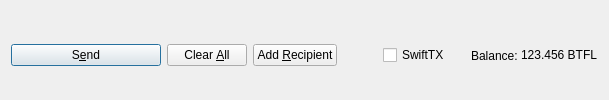
         <widget class="QFrame" name="frame_Send">
          <layout class="QHBoxLayout" name="horizontalLayout">
           <property name="bottomMargin">
            <number>0</number>
           </property>
           <item>
            <widget class="QPushButton" name="sendButton">
             <property name="minimumSize">
              <size>
               <width>150</width>
               <height>0</height>
              </size>
             </property>
             <property name="toolTip">
              <string>Confirm the send action</string>
             </property>
             <property name="text">
              <string>S&amp;end</string>
             </property>
             <property name="icon">
              <iconset resource="../bitcoinflash.qrc">
               <normaloff>:/icons/send</normaloff>:/icons/send</iconset>
             </property>
             <property name="autoDefault">
              <bool>false</bool>
             </property>
             <property name="default">
              <bool>true</bool>
             </property>
            </widget>
           </item>
           <item>
            <widget class="QPushButton" name="clearButton">
             <property name="sizePolicy">
              <sizepolicy hsizetype="Minimum" vsizetype="Fixed">
               <horstretch>0</horstretch>
               <verstretch>0</verstretch>
              </sizepolicy>
             </property>
             <property name="toolTip">
              <string>Clear all fields of the form.</string>
             </property>
             <property name="text">
              <string>Clear &amp;All</string>
             </property>
             <property name="icon">
              <iconset resource="../bitcoinflash.qrc">
               <normaloff>:/icons/remove</normaloff>:/icons/remove</iconset>
             </property>
             <property name="autoDefault">
              <bool>false</bool>
             </property>
            </widget>
           </item>
           <item>
            <widget class="QPushButton" name="addButton">
             <property name="toolTip">
              <string>Send to multiple recipients at once</string>
             </property>
             <property name="text">
              <string>Add &amp;Recipient</string>
             </property>
             <property name="icon">
              <iconset resource="../bitcoinflash.qrc">
               <normaloff>:/icons/add</normaloff>:/icons/add</iconset>
             </property>
             <property name="autoDefault">
              <bool>false</bool>
             </property>
            </widget>
           </item>
           <item>
            <spacer name="horizontalSpacer">
             <property name="orientation">
              <enum>Qt::Horizontal</enum>
             </property>
             <property name="sizeHint" stdset="0">
              <size>
               <width>40</width>
               <height>20</height>
              </size>
             </property>
            </spacer>
           </item>
           <item>
            <layout class="QHBoxLayout" name="horizontalLayout_2">
             <property name="spacing">
              <number>3</number>
             </property>
             <item>
              <widget class="QCheckBox" name="checkSwiftTX">
               <property name="enabled">
                <bool>true</bool>
               </property>
               <property name="minimumSize">
                <size>
                 <width>85</width>
                 <height>0</height>
                </size>
               </property>
               <property name="text">
                <string>SwiftTX</string>
               </property>
              </widget>
             </item>
             <item>
              <widget class="QLabel" name="label">
               <property name="text">
                <string>Balance:</string>
               </property>
              </widget>
             </item>
             <item>
              <widget class="QLabel" name="labelBalance">
               <property name="sizePolicy">
                <sizepolicy hsizetype="Preferred" vsizetype="Fixed">
                 <horstretch>0</horstretch>
                 <verstretch>0</verstretch>
                </sizepolicy>
               </property>
               <property name="cursor">
                <cursorShape>IBeamCursor</cursorShape>
               </property>
               <property name="text">
                <string notr="true">123.456 BTFL</string>
               </property>
               <property name="textInteractionFlags">
                <set>Qt::LinksAccessibleByMouse|Qt::TextSelectableByKeyboard|Qt::TextSelectableByMouse</set>
               </property>
              </widget>
             </item>
            </layout>
           </item>
          </layout>
         </widget>
